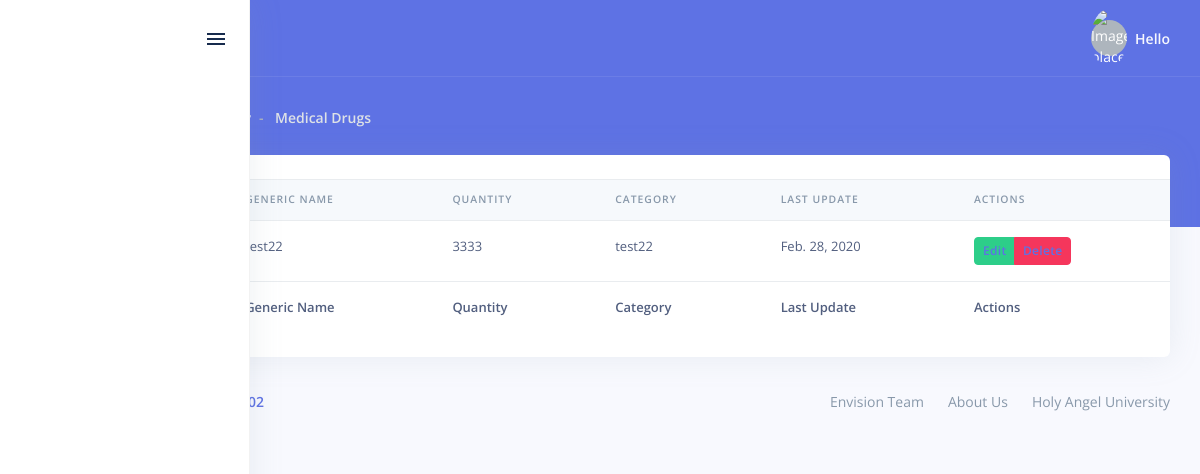
Screenshot of /item/list/drugs/ with the database file from the repository.
### inventory/models.py (models this page shows, shortened)
class Drug(models.Model):
    CATEGORY = (
        ('Adamantane Antivirals', 'Adamantane Antivirals'),
        ('Adrenal Cortical Steroids', 'Adrenal Cortical Steroids'),
        ('Adrenal Corticosteroid Inhibitors', 'Adrenal Corticosteroid Inhibitors'),
        ('Allergenics', 'Allergenics'),
        ('Amebicides', 'Amebicides'),
        ('Analgesics', 'Analgesics'),
        ('Barbiturates', 'Barbiturates'),
        ('Biologicals', 'Biologicals'),
        ('Bronchodilators', 'Bronchodilators'),
        ('Calcimimetics', 'Calcimimetics'),
        ('Calcitonin', 'Calcitonin'),
        ('Catecholamines', 'Catecholamines'),
        ('Cephalosporins', 'Cephalosporins'),
        ('Coagulation Modifiers', 'Coagulation Modifiers'),
        ('Decongestants', 'Decongestants'),
        ('Diarylquinolines', 'Diarylquinolines'),
        ('Diuretics', 'Diuretics'),
        ('Echinocandins', 'Echinocandins'),
        ('Estrogens', 'Estrogens'),
        ('Fibric Acid Derivatives', 'Fibric Acid Derivatives'),
        ('Gallstone Solubilizing Agents', 'Gallstone Solubilizing Agents'),
        ('Glucocorticoids', 'Glucocorticoids'),
        ('Glycylcyclines', 'Glycylcyclines'),
        ('Gonadotropins', 'Gonadotropins'),
        ('H2 Antagonists', 'H2 Antagonists'),
        ('Heparins', 'Heparins'),
        ('Illicit', 'Illicit'),
        ('Insulin', 'Insulin'),
        ('Interferons', 'Interferons'),
        ('Interleukins', 'Interleukins'),
        ('Iodinated Contrast Media', 'Iodinated Contrast Media'),
        ('Iron Products', 'Iron Products'),
        ('Ketolides', 'Ketolides'),
        ('Laxatives', 'Laxatives'),
    )
    name = models.CharField(max_length=100, null=True, unique=True)
    quantity = models.IntegerField()
    category = models.CharField(max_length=100, null=True, choices=CATEGORY)
    date_updated = models.DateField(auto_now_add=True)
    genericName = models.CharField(max_length=100, blank=True)

### inventory/views.py (the view)
# urls.py: path('list/drugs/', views.drugList, name='drugs_list'),
def drugList(request):
    drug = Drug.objects.all()
    context = {
        'drug' : drug
    }
    return render(request, 'inventory/views/inventory_drugs_table.html', context)

### templates/inventory/views/inventory_drugs_table.html (shortened to what this page needs)
<!DOCTYPE html>
<html>
  <head>
    {% include 'containers/components/css.html' %}
  </head>
  <body>
    {% include 'containers/layouts/sidenavbar/main_sidenavbar.html' %}
    <div class="main-content" id="panel">
      <nav
        class="navbar navbar-top navbar-expand navbar-dark bg-primary border-bottom"
      >
        <div class="container-fluid">
          <div class="collapse navbar-collapse" id="navbarSupportedContent">
            {% include 'containers/layouts/navbar/whosin.html' %}
          </div>
        </div>
      </nav>
      <div class="header bg-primary pb-6">
        <div class="container-fluid">
          <div class="header-body">
            {% include 'inventory/layouts/inventory_drugs_main_header.html' %}
          </div>
        </div>
      </div>
      <div class="container-fluid mt--6">
        <div class="row">
        {% include 'inventory/data/data_drugs_table.html' %}
        </div>
        {% include 'containers/layouts/footer/main_footer.html' %}
      </div>
    </div>
  </body>
</html>

### templates/inventory/data/data_drugs_table.html
<div class="col">
  <div class="card">
    <div class="table-responsive py-4">
      <table class="table table-flush" id="datatable-buttons">
        <thead class="thead-light">
          <tr>
            <th>Name</th>
            <th>Generic Name</th>
            <th>Quantity</th>
            <th>Category</th>
            <th>Last Update</th>
            <th>Actions</th>
          </tr>
        </thead>
        <tfoot>
          <tr>
            <th>Name</th>
            <th>Generic Name</th>
            <th>Quantity</th>
            <th>Category</th>
            <th>Last Update</th>
            <th>Actions</th>
          </tr>
        </tfoot>
        <tbody>
          {% for d in drug %}
          <tr>
            <td>{{d.name}}</td>
            <td>{{d.genericName}}</td>
            <td>{{d.quantity}}</td>
            <td>{{d.category}}</td>
            <td>{{d.date_updated}}</td>
            <td>
              <div class="btn-group">
                <button type="button" class="btn btn-success btn-sm">
                  <a href="{% url 'inventory:editDrug' d.id%}">Edit</a>
                </button>
                <button type="button" class="btn btn-danger btn-sm">
                  <a href="{% url 'inventory:deleteDrug' d.id%}">Delete</a>
                </button>
              </div>
            </td>
          </tr>
          {% endfor %}
        </tbody>
      </table>
    </div>
  </div>
</div>

### rows the page displays
Drug: genericName "test22", quantity "3333", category "test22", date_updated "Feb. 28, 2020"
